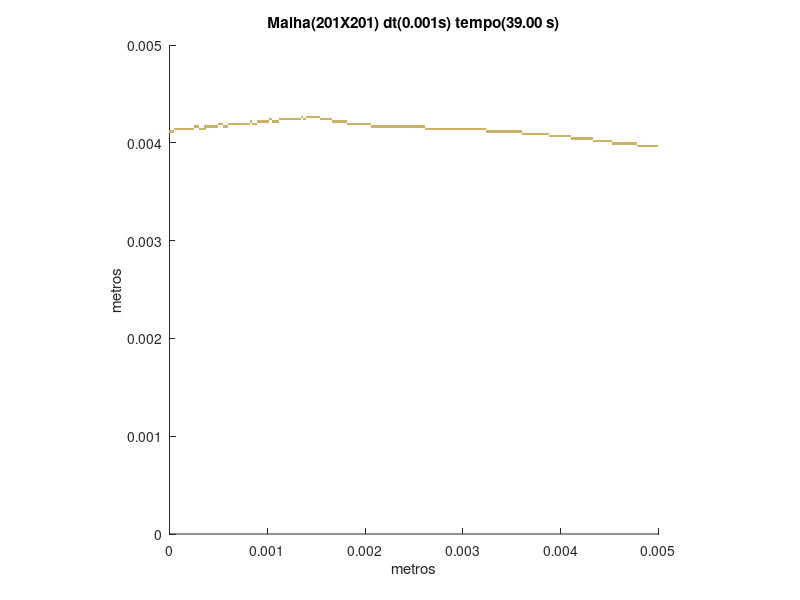

Source code (MATLAB):
set (gca,'PlotBoxAspectRatio',[1 1 1],'Xlim',[0,0.005],'Ylim',[0,0.005])
hold on
title('Malha(201X201) dt(0.001s) tempo(39.00 s)')
hold on
ylabel('metros')
hold on
xlabel('metros')
hold on

fill([0.00477611940298507 0.00477611940298507 0.00480099502487562 0.00480099502487562],[0.00395522388059701 0.00398009950248756 0.00398009950248756 0.00395522388059701],[0.8,0.7,0.4],'LineStyle','none')

fill([0.00480099502487562 0.00480099502487562 0.00482587064676617 0.00482587064676617],[0.00395522388059701 0.00398009950248756 0.00398009950248756 0.00395522388059701],[0.8,0.7,0.4],'LineStyle','none')

fill([0.00482587064676617 0.00482587064676617 0.00485074626865672 0.00485074626865672],[0.00395522388059701 0.00398009950248756 0.00398009950248756 0.00395522388059701],[0.8,0.7,0.4],'LineStyle','none')

fill([0.00485074626865672 0.00485074626865672 0.00487562189054726 0.00487562189054726],[0.00395522388059701 0.00398009950248756 0.00398009950248756 0.00395522388059701],[0.8,0.7,0.4],'LineStyle','none')

fill([0.00487562189054726 0.00487562189054726 0.00490049751243781 0.00490049751243781],[0.00395522388059701 0.00398009950248756 0.00398009950248756 0.00395522388059701],[0.8,0.7,0.4],'LineStyle','none')

fill([0.00490049751243781 0.00490049751243781 0.00492537313432836 0.00492537313432836],[0.00395522388059701 0.00398009950248756 0.00398009950248756 0.00395522388059701],[0.8,0.7,0.4],'LineStyle','none')

fill([0.00492537313432836 0.00492537313432836 0.00495024875621891 0.00495024875621891],[0.00395522388059701 0.00398009950248756 0.00398009950248756 0.00395522388059701],[0.8,0.7,0.4],'LineStyle','none')

fill([0.00495024875621891 0.00495024875621891 0.00497512437810945 0.00497512437810945],[0.00395522388059701 0.00398009950248756 0.00398009950248756 0.00395522388059701],[0.8,0.7,0.4],'LineStyle','none')

fill([0.00497512437810945 0.00497512437810945 0.005 0.005],[0.00395522388059701 0.00398009950248756 0.00398009950248756 0.00395522388059701],[0.8,0.7,0.4],'LineStyle','none')

fill([0.0045273631840796 0.0045273631840796 0.00455223880597015 0.00455223880597015],[0.00398009950248756 0.00400497512437811 0.00400497512437811 0.00398009950248756],[0.8,0.7,0.4],'LineStyle','none')

fill([0.00455223880597015 0.00455223880597015 0.0045771144278607 0.0045771144278607],[0.00398009950248756 0.00400497512437811 0.00400497512437811 0.00398009950248756],[0.8,0.7,0.4],'LineStyle','none')

fill([0.0045771144278607 0.0045771144278607 0.00460199004975124 0.00460199004975124],[0.00398009950248756 0.00400497512437811 0.00400497512437811 0.00398009950248756],[0.8,0.7,0.4],'LineStyle','none')

fill([0.00460199004975124 0.00460199004975124 0.00462686567164179 0.00462686567164179],[0.00398009950248756 0.00400497512437811 0.00400497512437811 0.00398009950248756],[0.8,0.7,0.4],'LineStyle','none')

fill([0.00462686567164179 0.00462686567164179 0.00465174129353234 0.00465174129353234],[0.00398009950248756 0.00400497512437811 0.00400497512437811 0.00398009950248756],[0.8,0.7,0.4],'LineStyle','none')

fill([0.00465174129353234 0.00465174129353234 0.00467661691542289 0.00467661691542289],[0.00398009950248756 0.00400497512437811 0.00400497512437811 0.00398009950248756],[0.8,0.7,0.4],'LineStyle','none')

fill([0.00467661691542289 0.00467661691542289 0.00470149253731343 0.00470149253731343],[0.00398009950248756 0.00400497512437811 0.00400497512437811 0.00398009950248756],[0.8,0.7,0.4],'LineStyle','none')

fill([0.00470149253731343 0.00470149253731343 0.00472636815920398 0.00472636815920398],[0.00398009950248756 0.00400497512437811 0.00400497512437811 0.00398009950248756],[0.8,0.7,0.4],'LineStyle','none')

fill([0.00472636815920398 0.00472636815920398 0.00475124378109453 0.00475124378109453],[0.00398009950248756 0.00400497512437811 0.00400497512437811 0.00398009950248756],[0.8,0.7,0.4],'LineStyle','none')

fill([0.00475124378109453 0.00475124378109453 0.00477611940298507 0.00477611940298507],[0.00398009950248756 0.00400497512437811 0.00400497512437811 0.00398009950248756],[0.8,0.7,0.4],'LineStyle','none')

fill([0.00432835820895522 0.00432835820895522 0.00435323383084577 0.00435323383084577],[0.00400497512437811 0.00402985074626866 0.00402985074626866 0.00400497512437811],[0.8,0.7,0.4],'LineStyle','none')

fill([0.00435323383084577 0.00435323383084577 0.00437810945273632 0.00437810945273632],[0.00400497512437811 0.00402985074626866 0.00402985074626866 0.00400497512437811],[0.8,0.7,0.4],'LineStyle','none')

fill([0.00437810945273632 0.00437810945273632 0.00440298507462687 0.00440298507462687],[0.00400497512437811 0.00402985074626866 0.00402985074626866 0.00400497512437811],[0.8,0.7,0.4],'LineStyle','none')

fill([0.00440298507462687 0.00440298507462687 0.00442786069651741 0.00442786069651741],[0.00400497512437811 0.00402985074626866 0.00402985074626866 0.00400497512437811],[0.8,0.7,0.4],'LineStyle','none')

fill([0.00442786069651741 0.00442786069651741 0.00445273631840796 0.00445273631840796],[0.00400497512437811 0.00402985074626866 0.00402985074626866 0.00400497512437811],[0.8,0.7,0.4],'LineStyle','none')

fill([0.00445273631840796 0.00445273631840796 0.00447761194029851 0.00447761194029851],[0.00400497512437811 0.00402985074626866 0.00402985074626866 0.00400497512437811],[0.8,0.7,0.4],'LineStyle','none')

fill([0.00447761194029851 0.00447761194029851 0.00450248756218905 0.00450248756218905],[0.00400497512437811 0.00402985074626866 0.00402985074626866 0.00400497512437811],[0.8,0.7,0.4],'LineStyle','none')

fill([0.00450248756218905 0.00450248756218905 0.0045273631840796 0.0045273631840796],[0.00400497512437811 0.00402985074626866 0.00402985074626866 0.00400497512437811],[0.8,0.7,0.4],'LineStyle','none')

fill([0.0041044776119403 0.0041044776119403 0.00412935323383085 0.00412935323383085],[0.00402985074626866 0.0040547263681592 0.0040547263681592 0.00402985074626866],[0.8,0.7,0.4],'LineStyle','none')

fill([0.00412935323383085 0.00412935323383085 0.00415422885572139 0.00415422885572139],[0.00402985074626866 0.0040547263681592 0.0040547263681592 0.00402985074626866],[0.8,0.7,0.4],'LineStyle','none')

fill([0.00415422885572139 0.00415422885572139 0.00417910447761194 0.00417910447761194],[0.00402985074626866 0.0040547263681592 0.0040547263681592 0.00402985074626866],[0.8,0.7,0.4],'LineStyle','none')

fill([0.00417910447761194 0.00417910447761194 0.00420398009950249 0.00420398009950249],[0.00402985074626866 0.0040547263681592 0.0040547263681592 0.00402985074626866],[0.8,0.7,0.4],'LineStyle','none')

fill([0.00420398009950249 0.00420398009950249 0.00422885572139303 0.00422885572139303],[0.00402985074626866 0.0040547263681592 0.0040547263681592 0.00402985074626866],[0.8,0.7,0.4],'LineStyle','none')

fill([0.00422885572139303 0.00422885572139303 0.00425373134328358 0.00425373134328358],[0.00402985074626866 0.0040547263681592 0.0040547263681592 0.00402985074626866],[0.8,0.7,0.4],'LineStyle','none')

fill([0.00425373134328358 0.00425373134328358 0.00427860696517413 0.00427860696517413],[0.00402985074626866 0.0040547263681592 0.0040547263681592 0.00402985074626866],[0.8,0.7,0.4],'LineStyle','none')

fill([0.00427860696517413 0.00427860696517413 0.00430348258706468 0.00430348258706468],[0.00402985074626866 0.0040547263681592 0.0040547263681592 0.00402985074626866],[0.8,0.7,0.4],'LineStyle','none')

fill([0.00430348258706468 0.00430348258706468 0.00432835820895522 0.00432835820895522],[0.00402985074626866 0.0040547263681592 0.0040547263681592 0.00402985074626866],[0.8,0.7,0.4],'LineStyle','none')

fill([0.00388059701492537 0.00388059701492537 0.00390547263681592 0.00390547263681592],[0.0040547263681592 0.00407960199004975 0.00407960199004975 0.0040547263681592],[0.8,0.7,0.4],'LineStyle','none')

fill([0.00390547263681592 0.00390547263681592 0.00393034825870647 0.00393034825870647],[0.0040547263681592 0.00407960199004975 0.00407960199004975 0.0040547263681592],[0.8,0.7,0.4],'LineStyle','none')

fill([0.00393034825870647 0.00393034825870647 0.00395522388059701 0.00395522388059701],[0.0040547263681592 0.00407960199004975 0.00407960199004975 0.0040547263681592],[0.8,0.7,0.4],'LineStyle','none')

fill([0.00395522388059701 0.00395522388059701 0.00398009950248756 0.00398009950248756],[0.0040547263681592 0.00407960199004975 0.00407960199004975 0.0040547263681592],[0.8,0.7,0.4],'LineStyle','none')

fill([0.00398009950248756 0.00398009950248756 0.00400497512437811 0.00400497512437811],[0.0040547263681592 0.00407960199004975 0.00407960199004975 0.0040547263681592],[0.8,0.7,0.4],'LineStyle','none')

fill([0.00400497512437811 0.00400497512437811 0.00402985074626866 0.00402985074626866],[0.0040547263681592 0.00407960199004975 0.00407960199004975 0.0040547263681592],[0.8,0.7,0.4],'LineStyle','none')

fill([0.00402985074626866 0.00402985074626866 0.0040547263681592 0.0040547263681592],[0.0040547263681592 0.00407960199004975 0.00407960199004975 0.0040547263681592],[0.8,0.7,0.4],'LineStyle','none')

fill([0.0040547263681592 0.0040547263681592 0.00407960199004975 0.00407960199004975],[0.0040547263681592 0.00407960199004975 0.00407960199004975 0.0040547263681592],[0.8,0.7,0.4],'LineStyle','none')

fill([0.00407960199004975 0.00407960199004975 0.0041044776119403 0.0041044776119403],[0.0040547263681592 0.00407960199004975 0.00407960199004975 0.0040547263681592],[0.8,0.7,0.4],'LineStyle','none')

fill([0.00360696517412935 0.00360696517412935 0.0036318407960199 0.0036318407960199],[0.00407960199004975 0.0041044776119403 0.0041044776119403 0.00407960199004975],[0.8,0.7,0.4],'LineStyle','none')

fill([0.0036318407960199 0.0036318407960199 0.00365671641791045 0.00365671641791045],[0.00407960199004975 0.0041044776119403 0.0041044776119403 0.00407960199004975],[0.8,0.7,0.4],'LineStyle','none')

fill([0.00365671641791045 0.00365671641791045 0.003681592039801 0.003681592039801],[0.00407960199004975 0.0041044776119403 0.0041044776119403 0.00407960199004975],[0.8,0.7,0.4],'LineStyle','none')

fill([0.003681592039801 0.003681592039801 0.00370646766169154 0.00370646766169154],[0.00407960199004975 0.0041044776119403 0.0041044776119403 0.00407960199004975],[0.8,0.7,0.4],'LineStyle','none')

fill([0.00370646766169154 0.00370646766169154 0.00373134328358209 0.00373134328358209],[0.00407960199004975 0.0041044776119403 0.0041044776119403 0.00407960199004975],[0.8,0.7,0.4],'LineStyle','none')

fill([0.00373134328358209 0.00373134328358209 0.00375621890547264 0.00375621890547264],[0.00407960199004975 0.0041044776119403 0.0041044776119403 0.00407960199004975],[0.8,0.7,0.4],'LineStyle','none')

fill([0.00375621890547264 0.00375621890547264 0.00378109452736318 0.00378109452736318],[0.00407960199004975 0.0041044776119403 0.0041044776119403 0.00407960199004975],[0.8,0.7,0.4],'LineStyle','none')

fill([0.00378109452736318 0.00378109452736318 0.00380597014925373 0.00380597014925373],[0.00407960199004975 0.0041044776119403 0.0041044776119403 0.00407960199004975],[0.8,0.7,0.4],'LineStyle','none')

fill([0.00380597014925373 0.00380597014925373 0.00383084577114428 0.00383084577114428],[0.00407960199004975 0.0041044776119403 0.0041044776119403 0.00407960199004975],[0.8,0.7,0.4],'LineStyle','none')

fill([0.00383084577114428 0.00383084577114428 0.00385572139303483 0.00385572139303483],[0.00407960199004975 0.0041044776119403 0.0041044776119403 0.00407960199004975],[0.8,0.7,0.4],'LineStyle','none')

fill([0.00385572139303483 0.00385572139303483 0.00388059701492537 0.00388059701492537],[0.00407960199004975 0.0041044776119403 0.0041044776119403 0.00407960199004975],[0.8,0.7,0.4],'LineStyle','none')

fill([0 0 2.48756218905473E-05 2.48756218905473E-05],[0.0041044776119403 0.00412935323383085 0.00412935323383085 0.0041044776119403],[0.8,0.7,0.4],'LineStyle','none')

fill([2.48756218905473E-05 2.48756218905473E-05 4.97512437810945E-05 4.97512437810945E-05],[0.0041044776119403 0.00412935323383085 0.00412935323383085 0.0041044776119403],[0.8,0.7,0.4],'LineStyle','none')

fill([0.00323383084577114 0.00323383084577114 0.00325870646766169 0.00325870646766169],[0.0041044776119403 0.00412935323383085 0.00412935323383085 0.0041044776119403],[0.8,0.7,0.4],'LineStyle','none')

fill([0.00325870646766169 0.00325870646766169 0.00328358208955224 0.00328358208955224],[0.0041044776119403 0.00412935323383085 0.00412935323383085 0.0041044776119403],[0.8,0.7,0.4],'LineStyle','none')

fill([0.00328358208955224 0.00328358208955224 0.00330845771144279 0.00330845771144279],[0.0041044776119403 0.00412935323383085 0.00412935323383085 0.0041044776119403],[0.8,0.7,0.4],'LineStyle','none')

fill([0.00330845771144279 0.00330845771144279 0.00333333333333333 0.00333333333333333],[0.0041044776119403 0.00412935323383085 0.00412935323383085 0.0041044776119403],[0.8,0.7,0.4],'LineStyle','none')

fill([0.00333333333333333 0.00333333333333333 0.00335820895522388 0.00335820895522388],[0.0041044776119403 0.00412935323383085 0.00412935323383085 0.0041044776119403],[0.8,0.7,0.4],'LineStyle','none')

fill([0.00335820895522388 0.00335820895522388 0.00338308457711443 0.00338308457711443],[0.0041044776119403 0.00412935323383085 0.00412935323383085 0.0041044776119403],[0.8,0.7,0.4],'LineStyle','none')

fill([0.00338308457711443 0.00338308457711443 0.00340796019900498 0.00340796019900498],[0.0041044776119403 0.00412935323383085 0.00412935323383085 0.0041044776119403],[0.8,0.7,0.4],'LineStyle','none')

fill([0.00340796019900498 0.00340796019900498 0.00343283582089552 0.00343283582089552],[0.0041044776119403 0.00412935323383085 0.00412935323383085 0.0041044776119403],[0.8,0.7,0.4],'LineStyle','none')

fill([0.00343283582089552 0.00343283582089552 0.00345771144278607 0.00345771144278607],[0.0041044776119403 0.00412935323383085 0.00412935323383085 0.0041044776119403],[0.8,0.7,0.4],'LineStyle','none')

fill([0.00345771144278607 0.00345771144278607 0.00348258706467662 0.00348258706467662],[0.0041044776119403 0.00412935323383085 0.00412935323383085 0.0041044776119403],[0.8,0.7,0.4],'LineStyle','none')

fill([0.00348258706467662 0.00348258706467662 0.00350746268656716 0.00350746268656716],[0.0041044776119403 0.00412935323383085 0.00412935323383085 0.0041044776119403],[0.8,0.7,0.4],'LineStyle','none')

fill([0.00350746268656716 0.00350746268656716 0.00353233830845771 0.00353233830845771],[0.0041044776119403 0.00412935323383085 0.00412935323383085 0.0041044776119403],[0.8,0.7,0.4],'LineStyle','none')

fill([0.00353233830845771 0.00353233830845771 0.00355721393034826 0.00355721393034826],[0.0041044776119403 0.00412935323383085 0.00412935323383085 0.0041044776119403],[0.8,0.7,0.4],'LineStyle','none')

fill([0.00355721393034826 0.00355721393034826 0.00358208955223881 0.00358208955223881],[0.0041044776119403 0.00412935323383085 0.00412935323383085 0.0041044776119403],[0.8,0.7,0.4],'LineStyle','none')

fill([0.00358208955223881 0.00358208955223881 0.00360696517412935 0.00360696517412935],[0.0041044776119403 0.00412935323383085 0.00412935323383085 0.0041044776119403],[0.8,0.7,0.4],'LineStyle','none')

fill([4.97512437810945E-05 4.97512437810945E-05 7.46268656716418E-05 7.46268656716418E-05],[0.00412935323383085 0.00415422885572139 0.00415422885572139 0.00412935323383085],[0.8,0.7,0.4],'LineStyle','none')

fill([7.46268656716418E-05 7.46268656716418E-05 9.95024875621891E-05 9.95024875621891E-05],[0.00412935323383085 0.00415422885572139 0.00415422885572139 0.00412935323383085],[0.8,0.7,0.4],'LineStyle','none')

fill([9.95024875621891E-05 9.95024875621891E-05 0.000124378109452736 0.000124378109452736],[0.00412935323383085 0.00415422885572139 0.00415422885572139 0.00412935323383085],[0.8,0.7,0.4],'LineStyle','none')

fill([0.000124378109452736 0.000124378109452736 0.000149253731343284 0.000149253731343284],[0.00412935323383085 0.00415422885572139 0.00415422885572139 0.00412935323383085],[0.8,0.7,0.4],'LineStyle','none')

fill([0.000149253731343284 0.000149253731343284 0.000174129353233831 0.000174129353233831],[0.00412935323383085 0.00415422885572139 0.00415422885572139 0.00412935323383085],[0.8,0.7,0.4],'LineStyle','none')

fill([0.000174129353233831 0.000174129353233831 0.000199004975124378 0.000199004975124378],[0.00412935323383085 0.00415422885572139 0.00415422885572139 0.00412935323383085],[0.8,0.7,0.4],'LineStyle','none')

fill([0.000199004975124378 0.000199004975124378 0.000223880597014925 0.000223880597014925],[0.00412935323383085 0.00415422885572139 0.00415422885572139 0.00412935323383085],[0.8,0.7,0.4],'LineStyle','none')

fill([0.000223880597014925 0.000223880597014925 0.000248756218905473 0.000248756218905473],[0.00412935323383085 0.00415422885572139 0.00415422885572139 0.00412935323383085],[0.8,0.7,0.4],'LineStyle','none')

fill([0.000298507462686567 0.000298507462686567 0.000323383084577114 0.000323383084577114],[0.00412935323383085 0.00415422885572139 0.00415422885572139 0.00412935323383085],[0.8,0.7,0.4],'LineStyle','none')

fill([0.000323383084577114 0.000323383084577114 0.000348258706467662 0.000348258706467662],[0.00412935323383085 0.00415422885572139 0.00415422885572139 0.00412935323383085],[0.8,0.7,0.4],'LineStyle','none')

fill([0.000348258706467662 0.000348258706467662 0.000373134328358209 0.000373134328358209],[0.00412935323383085 0.00415422885572139 0.00415422885572139 0.00412935323383085],[0.8,0.7,0.4],'LineStyle','none')

fill([0.00261194029850746 0.00261194029850746 0.00263681592039801 0.00263681592039801],[0.00412935323383085 0.00415422885572139 0.00415422885572139 0.00412935323383085],[0.8,0.7,0.4],'LineStyle','none')

fill([0.00263681592039801 0.00263681592039801 0.00266169154228856 0.00266169154228856],[0.00412935323383085 0.00415422885572139 0.00415422885572139 0.00412935323383085],[0.8,0.7,0.4],'LineStyle','none')

fill([0.00266169154228856 0.00266169154228856 0.0026865671641791 0.0026865671641791],[0.00412935323383085 0.00415422885572139 0.00415422885572139 0.00412935323383085],[0.8,0.7,0.4],'LineStyle','none')

fill([0.0026865671641791 0.0026865671641791 0.00271144278606965 0.00271144278606965],[0.00412935323383085 0.00415422885572139 0.00415422885572139 0.00412935323383085],[0.8,0.7,0.4],'LineStyle','none')

fill([0.00271144278606965 0.00271144278606965 0.0027363184079602 0.0027363184079602],[0.00412935323383085 0.00415422885572139 0.00415422885572139 0.00412935323383085],[0.8,0.7,0.4],'LineStyle','none')

fill([0.0027363184079602 0.0027363184079602 0.00276119402985075 0.00276119402985075],[0.00412935323383085 0.00415422885572139 0.00415422885572139 0.00412935323383085],[0.8,0.7,0.4],'LineStyle','none')

fill([0.00276119402985075 0.00276119402985075 0.00278606965174129 0.00278606965174129],[0.00412935323383085 0.00415422885572139 0.00415422885572139 0.00412935323383085],[0.8,0.7,0.4],'LineStyle','none')

fill([0.00278606965174129 0.00278606965174129 0.00281094527363184 0.00281094527363184],[0.00412935323383085 0.00415422885572139 0.00415422885572139 0.00412935323383085],[0.8,0.7,0.4],'LineStyle','none')

fill([0.00281094527363184 0.00281094527363184 0.00283582089552239 0.00283582089552239],[0.00412935323383085 0.00415422885572139 0.00415422885572139 0.00412935323383085],[0.8,0.7,0.4],'LineStyle','none')

fill([0.00283582089552239 0.00283582089552239 0.00286069651741294 0.00286069651741294],[0.00412935323383085 0.00415422885572139 0.00415422885572139 0.00412935323383085],[0.8,0.7,0.4],'LineStyle','none')

fill([0.00286069651741294 0.00286069651741294 0.00288557213930348 0.00288557213930348],[0.00412935323383085 0.00415422885572139 0.00415422885572139 0.00412935323383085],[0.8,0.7,0.4],'LineStyle','none')

fill([0.00288557213930348 0.00288557213930348 0.00291044776119403 0.00291044776119403],[0.00412935323383085 0.00415422885572139 0.00415422885572139 0.00412935323383085],[0.8,0.7,0.4],'LineStyle','none')

fill([0.00291044776119403 0.00291044776119403 0.00293532338308458 0.00293532338308458],[0.00412935323383085 0.00415422885572139 0.00415422885572139 0.00412935323383085],[0.8,0.7,0.4],'LineStyle','none')

fill([0.00293532338308458 0.00293532338308458 0.00296019900497512 0.00296019900497512],[0.00412935323383085 0.00415422885572139 0.00415422885572139 0.00412935323383085],[0.8,0.7,0.4],'LineStyle','none')

fill([0.00296019900497512 0.00296019900497512 0.00298507462686567 0.00298507462686567],[0.00412935323383085 0.00415422885572139 0.00415422885572139 0.00412935323383085],[0.8,0.7,0.4],'LineStyle','none')

fill([0.00298507462686567 0.00298507462686567 0.00300995024875622 0.00300995024875622],[0.00412935323383085 0.00415422885572139 0.00415422885572139 0.00412935323383085],[0.8,0.7,0.4],'LineStyle','none')

fill([0.00300995024875622 0.00300995024875622 0.00303482587064677 0.00303482587064677],[0.00412935323383085 0.00415422885572139 0.00415422885572139 0.00412935323383085],[0.8,0.7,0.4],'LineStyle','none')

fill([0.00303482587064677 0.00303482587064677 0.00305970149253731 0.00305970149253731],[0.00412935323383085 0.00415422885572139 0.00415422885572139 0.00412935323383085],[0.8,0.7,0.4],'LineStyle','none')

fill([0.00305970149253731 0.00305970149253731 0.00308457711442786 0.00308457711442786],[0.00412935323383085 0.00415422885572139 0.00415422885572139 0.00412935323383085],[0.8,0.7,0.4],'LineStyle','none')

fill([0.00308457711442786 0.00308457711442786 0.00310945273631841 0.00310945273631841],[0.00412935323383085 0.00415422885572139 0.00415422885572139 0.00412935323383085],[0.8,0.7,0.4],'LineStyle','none')

fill([0.00310945273631841 0.00310945273631841 0.00313432835820896 0.00313432835820896],[0.00412935323383085 0.00415422885572139 0.00415422885572139 0.00412935323383085],[0.8,0.7,0.4],'LineStyle','none')

fill([0.00313432835820896 0.00313432835820896 0.0031592039800995 0.0031592039800995],[0.00412935323383085 0.00415422885572139 0.00415422885572139 0.00412935323383085],[0.8,0.7,0.4],'LineStyle','none')

fill([0.0031592039800995 0.0031592039800995 0.00318407960199005 0.00318407960199005],[0.00412935323383085 0.00415422885572139 0.00415422885572139 0.00412935323383085],[0.8,0.7,0.4],'LineStyle','none')

fill([0.00318407960199005 0.00318407960199005 0.0032089552238806 0.0032089552238806],[0.00412935323383085 0.00415422885572139 0.00415422885572139 0.00412935323383085],[0.8,0.7,0.4],'LineStyle','none')

fill([0.0032089552238806 0.0032089552238806 0.00323383084577114 0.00323383084577114],[0.00412935323383085 0.00415422885572139 0.00415422885572139 0.00412935323383085],[0.8,0.7,0.4],'LineStyle','none')

fill([0.000248756218905473 0.000248756218905473 0.00027363184079602 0.00027363184079602],[0.00415422885572139 0.00417910447761194 0.00417910447761194 0.00415422885572139],[0.8,0.7,0.4],'LineStyle','none')

fill([0.00027363184079602 0.00027363184079602 0.000298507462686567 0.000298507462686567],[0.00415422885572139 0.00417910447761194 0.00417910447761194 0.00415422885572139],[0.8,0.7,0.4],'LineStyle','none')

fill([0.000348258706467662 0.000348258706467662 0.000373134328358209 0.000373134328358209],[0.00415422885572139 0.00417910447761194 0.00417910447761194 0.00415422885572139],[0.8,0.7,0.4],'LineStyle','none')

fill([0.000373134328358209 0.000373134328358209 0.000398009950248756 0.000398009950248756],[0.00415422885572139 0.00417910447761194 0.00417910447761194 0.00415422885572139],[0.8,0.7,0.4],'LineStyle','none')

fill([0.000398009950248756 0.000398009950248756 0.000422885572139303 0.000422885572139303],[0.00415422885572139 0.00417910447761194 0.00417910447761194 0.00415422885572139],[0.8,0.7,0.4],'LineStyle','none')

fill([0.000422885572139303 0.000422885572139303 0.000447761194029851 0.000447761194029851],[0.00415422885572139 0.00417910447761194 0.00417910447761194 0.00415422885572139],[0.8,0.7,0.4],'LineStyle','none')

fill([0.000447761194029851 0.000447761194029851 0.000472636815920398 0.000472636815920398],[0.00415422885572139 0.00417910447761194 0.00417910447761194 0.00415422885572139],[0.8,0.7,0.4],'LineStyle','none')

fill([0.000472636815920398 0.000472636815920398 0.000497512437810945 0.000497512437810945],[0.00415422885572139 0.00417910447761194 0.00417910447761194 0.00415422885572139],[0.8,0.7,0.4],'LineStyle','none')

fill([0.00054726368159204 0.00054726368159204 0.000572139303482587 0.000572139303482587],[0.00415422885572139 0.00417910447761194 0.00417910447761194 0.00415422885572139],[0.8,0.7,0.4],'LineStyle','none')

fill([0.000572139303482587 0.000572139303482587 0.000597014925373134 0.000597014925373134],[0.00415422885572139 0.00417910447761194 0.00417910447761194 0.00415422885572139],[0.8,0.7,0.4],'LineStyle','none')

fill([0.00206467661691542 0.00206467661691542 0.00208955223880597 0.00208955223880597],[0.00415422885572139 0.00417910447761194 0.00417910447761194 0.00415422885572139],[0.8,0.7,0.4],'LineStyle','none')

fill([0.00208955223880597 0.00208955223880597 0.00211442786069652 0.00211442786069652],[0.00415422885572139 0.00417910447761194 0.00417910447761194 0.00415422885572139],[0.8,0.7,0.4],'LineStyle','none')

fill([0.00211442786069652 0.00211442786069652 0.00213930348258706 0.00213930348258706],[0.00415422885572139 0.00417910447761194 0.00417910447761194 0.00415422885572139],[0.8,0.7,0.4],'LineStyle','none')

fill([0.00213930348258706 0.00213930348258706 0.00216417910447761 0.00216417910447761],[0.00415422885572139 0.00417910447761194 0.00417910447761194 0.00415422885572139],[0.8,0.7,0.4],'LineStyle','none')

fill([0.00216417910447761 0.00216417910447761 0.00218905472636816 0.00218905472636816],[0.00415422885572139 0.00417910447761194 0.00417910447761194 0.00415422885572139],[0.8,0.7,0.4],'LineStyle','none')

fill([0.00218905472636816 0.00218905472636816 0.00221393034825871 0.00221393034825871],[0.00415422885572139 0.00417910447761194 0.00417910447761194 0.00415422885572139],[0.8,0.7,0.4],'LineStyle','none')

fill([0.00221393034825871 0.00221393034825871 0.00223880597014925 0.00223880597014925],[0.00415422885572139 0.00417910447761194 0.00417910447761194 0.00415422885572139],[0.8,0.7,0.4],'LineStyle','none')

fill([0.00223880597014925 0.00223880597014925 0.0022636815920398 0.0022636815920398],[0.00415422885572139 0.00417910447761194 0.00417910447761194 0.00415422885572139],[0.8,0.7,0.4],'LineStyle','none')

fill([0.0022636815920398 0.0022636815920398 0.00228855721393035 0.00228855721393035],[0.00415422885572139 0.00417910447761194 0.00417910447761194 0.00415422885572139],[0.8,0.7,0.4],'LineStyle','none')

fill([0.00228855721393035 0.00228855721393035 0.0023134328358209 0.0023134328358209],[0.00415422885572139 0.00417910447761194 0.00417910447761194 0.00415422885572139],[0.8,0.7,0.4],'LineStyle','none')

fill([0.0023134328358209 0.0023134328358209 0.00233830845771144 0.00233830845771144],[0.00415422885572139 0.00417910447761194 0.00417910447761194 0.00415422885572139],[0.8,0.7,0.4],'LineStyle','none')

fill([0.00233830845771144 0.00233830845771144 0.00236318407960199 0.00236318407960199],[0.00415422885572139 0.00417910447761194 0.00417910447761194 0.00415422885572139],[0.8,0.7,0.4],'LineStyle','none')

fill([0.00236318407960199 0.00236318407960199 0.00238805970149254 0.00238805970149254],[0.00415422885572139 0.00417910447761194 0.00417910447761194 0.00415422885572139],[0.8,0.7,0.4],'LineStyle','none')

fill([0.00238805970149254 0.00238805970149254 0.00241293532338308 0.00241293532338308],[0.00415422885572139 0.00417910447761194 0.00417910447761194 0.00415422885572139],[0.8,0.7,0.4],'LineStyle','none')

fill([0.00241293532338308 0.00241293532338308 0.00243781094527363 0.00243781094527363],[0.00415422885572139 0.00417910447761194 0.00417910447761194 0.00415422885572139],[0.8,0.7,0.4],'LineStyle','none')

fill([0.00243781094527363 0.00243781094527363 0.00246268656716418 0.00246268656716418],[0.00415422885572139 0.00417910447761194 0.00417910447761194 0.00415422885572139],[0.8,0.7,0.4],'LineStyle','none')

fill([0.00246268656716418 0.00246268656716418 0.00248756218905473 0.00248756218905473],[0.00415422885572139 0.00417910447761194 0.00417910447761194 0.00415422885572139],[0.8,0.7,0.4],'LineStyle','none')

fill([0.00248756218905473 0.00248756218905473 0.00251243781094527 0.00251243781094527],[0.00415422885572139 0.00417910447761194 0.00417910447761194 0.00415422885572139],[0.8,0.7,0.4],'LineStyle','none')

fill([0.00251243781094527 0.00251243781094527 0.00253731343283582 0.00253731343283582],[0.00415422885572139 0.00417910447761194 0.00417910447761194 0.00415422885572139],[0.8,0.7,0.4],'LineStyle','none')

fill([0.00253731343283582 0.00253731343283582 0.00256218905472637 0.00256218905472637],[0.00415422885572139 0.00417910447761194 0.00417910447761194 0.00415422885572139],[0.8,0.7,0.4],'LineStyle','none')

fill([0.00256218905472637 0.00256218905472637 0.00258706467661692 0.00258706467661692],[0.00415422885572139 0.00417910447761194 0.00417910447761194 0.00415422885572139],[0.8,0.7,0.4],'LineStyle','none')

fill([0.00258706467661692 0.00258706467661692 0.00261194029850746 0.00261194029850746],[0.00415422885572139 0.00417910447761194 0.00417910447761194 0.00415422885572139],[0.8,0.7,0.4],'LineStyle','none')

fill([0.000497512437810945 0.000497512437810945 0.000522388059701492 0.000522388059701492],[0.00417910447761194 0.00420398009950249 0.00420398009950249 0.00417910447761194],[0.8,0.7,0.4],'LineStyle','none')

fill([0.000522388059701492 0.000522388059701492 0.00054726368159204 0.00054726368159204],[0.00417910447761194 0.00420398009950249 0.00420398009950249 0.00417910447761194],[0.8,0.7,0.4],'LineStyle','none')

fill([0.000597014925373134 0.000597014925373134 0.000621890547263682 0.000621890547263682],[0.00417910447761194 0.00420398009950249 0.00420398009950249 0.00417910447761194],[0.8,0.7,0.4],'LineStyle','none')

fill([0.000621890547263682 0.000621890547263682 0.000646766169154229 0.000646766169154229],[0.00417910447761194 0.00420398009950249 0.00420398009950249 0.00417910447761194],[0.8,0.7,0.4],'LineStyle','none')

fill([0.000646766169154229 0.000646766169154229 0.000671641791044776 0.000671641791044776],[0.00417910447761194 0.00420398009950249 0.00420398009950249 0.00417910447761194],[0.8,0.7,0.4],'LineStyle','none')

fill([0.000671641791044776 0.000671641791044776 0.000696517412935323 0.000696517412935323],[0.00417910447761194 0.00420398009950249 0.00420398009950249 0.00417910447761194],[0.8,0.7,0.4],'LineStyle','none')

fill([0.000696517412935323 0.000696517412935323 0.000721393034825871 0.000721393034825871],[0.00417910447761194 0.00420398009950249 0.00420398009950249 0.00417910447761194],[0.8,0.7,0.4],'LineStyle','none')

fill([0.000721393034825871 0.000721393034825871 0.000746268656716418 0.000746268656716418],[0.00417910447761194 0.00420398009950249 0.00420398009950249 0.00417910447761194],[0.8,0.7,0.4],'LineStyle','none')

fill([0.000746268656716418 0.000746268656716418 0.000771144278606965 0.000771144278606965],[0.00417910447761194 0.00420398009950249 0.00420398009950249 0.00417910447761194],[0.8,0.7,0.4],'LineStyle','none')

fill([0.000771144278606965 0.000771144278606965 0.000796019900497512 0.000796019900497512],[0.00417910447761194 0.00420398009950249 0.00420398009950249 0.00417910447761194],[0.8,0.7,0.4],'LineStyle','none')

fill([0.000796019900497512 0.000796019900497512 0.00082089552238806 0.00082089552238806],[0.00417910447761194 0.00420398009950249 0.00420398009950249 0.00417910447761194],[0.8,0.7,0.4],'LineStyle','none')

fill([0.000845771144278607 0.000845771144278607 0.000870646766169154 0.000870646766169154],[0.00417910447761194 0.00420398009950249 0.00420398009950249 0.00417910447761194],[0.8,0.7,0.4],'LineStyle','none')

fill([0.000870646766169154 0.000870646766169154 0.000895522388059702 0.000895522388059702],[0.00417910447761194 0.00420398009950249 0.00420398009950249 0.00417910447761194],[0.8,0.7,0.4],'LineStyle','none')

fill([0.00181592039800995 0.00181592039800995 0.0018407960199005 0.0018407960199005],[0.00417910447761194 0.00420398009950249 0.00420398009950249 0.00417910447761194],[0.8,0.7,0.4],'LineStyle','none')

fill([0.0018407960199005 0.0018407960199005 0.00186567164179104 0.00186567164179104],[0.00417910447761194 0.00420398009950249 0.00420398009950249 0.00417910447761194],[0.8,0.7,0.4],'LineStyle','none')

fill([0.00186567164179104 0.00186567164179104 0.00189054726368159 0.00189054726368159],[0.00417910447761194 0.00420398009950249 0.00420398009950249 0.00417910447761194],[0.8,0.7,0.4],'LineStyle','none')

fill([0.00189054726368159 0.00189054726368159 0.00191542288557214 0.00191542288557214],[0.00417910447761194 0.00420398009950249 0.00420398009950249 0.00417910447761194],[0.8,0.7,0.4],'LineStyle','none')

fill([0.00191542288557214 0.00191542288557214 0.00194029850746269 0.00194029850746269],[0.00417910447761194 0.00420398009950249 0.00420398009950249 0.00417910447761194],[0.8,0.7,0.4],'LineStyle','none')

fill([0.00194029850746269 0.00194029850746269 0.00196517412935323 0.00196517412935323],[0.00417910447761194 0.00420398009950249 0.00420398009950249 0.00417910447761194],[0.8,0.7,0.4],'LineStyle','none')

fill([0.00196517412935323 0.00196517412935323 0.00199004975124378 0.00199004975124378],[0.00417910447761194 0.00420398009950249 0.00420398009950249 0.00417910447761194],[0.8,0.7,0.4],'LineStyle','none')

fill([0.00199004975124378 0.00199004975124378 0.00201492537313433 0.00201492537313433],[0.00417910447761194 0.00420398009950249 0.00420398009950249 0.00417910447761194],[0.8,0.7,0.4],'LineStyle','none')

fill([0.00201492537313433 0.00201492537313433 0.00203980099502488 0.00203980099502488],[0.00417910447761194 0.00420398009950249 0.00420398009950249 0.00417910447761194],[0.8,0.7,0.4],'LineStyle','none')

fill([0.00203980099502488 0.00203980099502488 0.00206467661691542 0.00206467661691542],[0.00417910447761194 0.00420398009950249 0.00420398009950249 0.00417910447761194],[0.8,0.7,0.4],'LineStyle','none')

fill([0.00082089552238806 0.00082089552238806 0.000845771144278607 0.000845771144278607],[0.00420398009950249 0.00422885572139303 0.00422885572139303 0.00420398009950249],[0.8,0.7,0.4],'LineStyle','none')

fill([0.000895522388059702 0.000895522388059702 0.000920398009950249 0.000920398009950249],[0.00420398009950249 0.00422885572139303 0.00422885572139303 0.00420398009950249],[0.8,0.7,0.4],'LineStyle','none')

fill([0.000920398009950249 0.000920398009950249 0.000945273631840796 0.000945273631840796],[0.00420398009950249 0.00422885572139303 0.00422885572139303 0.00420398009950249],[0.8,0.7,0.4],'LineStyle','none')

fill([0.000945273631840796 0.000945273631840796 0.000970149253731343 0.000970149253731343],[0.00420398009950249 0.00422885572139303 0.00422885572139303 0.00420398009950249],[0.8,0.7,0.4],'LineStyle','none')

fill([0.000970149253731343 0.000970149253731343 0.00099502487562189 0.00099502487562189],[0.00420398009950249 0.00422885572139303 0.00422885572139303 0.00420398009950249],[0.8,0.7,0.4],'LineStyle','none')

fill([0.00099502487562189 0.00099502487562189 0.00101990049751244 0.00101990049751244],[0.00420398009950249 0.00422885572139303 0.00422885572139303 0.00420398009950249],[0.8,0.7,0.4],'LineStyle','none')

fill([0.00104477611940298 0.00104477611940298 0.00106965174129353 0.00106965174129353],[0.00420398009950249 0.00422885572139303 0.00422885572139303 0.00420398009950249],[0.8,0.7,0.4],'LineStyle','none')

fill([0.00106965174129353 0.00106965174129353 0.00109452736318408 0.00109452736318408],[0.00420398009950249 0.00422885572139303 0.00422885572139303 0.00420398009950249],[0.8,0.7,0.4],'LineStyle','none')

fill([0.00109452736318408 0.00109452736318408 0.00111940298507463 0.00111940298507463],[0.00420398009950249 0.00422885572139303 0.00422885572139303 0.00420398009950249],[0.8,0.7,0.4],'LineStyle','none')

fill([0.00166666666666667 0.00166666666666667 0.00169154228855721 0.00169154228855721],[0.00420398009950249 0.00422885572139303 0.00422885572139303 0.00420398009950249],[0.8,0.7,0.4],'LineStyle','none')

fill([0.00169154228855721 0.00169154228855721 0.00171641791044776 0.00171641791044776],[0.00420398009950249 0.00422885572139303 0.00422885572139303 0.00420398009950249],[0.8,0.7,0.4],'LineStyle','none')

fill([0.00171641791044776 0.00171641791044776 0.00174129353233831 0.00174129353233831],[0.00420398009950249 0.00422885572139303 0.00422885572139303 0.00420398009950249],[0.8,0.7,0.4],'LineStyle','none')

fill([0.00174129353233831 0.00174129353233831 0.00176616915422886 0.00176616915422886],[0.00420398009950249 0.00422885572139303 0.00422885572139303 0.00420398009950249],[0.8,0.7,0.4],'LineStyle','none')

fill([0.00176616915422886 0.00176616915422886 0.0017910447761194 0.0017910447761194],[0.00420398009950249 0.00422885572139303 0.00422885572139303 0.00420398009950249],[0.8,0.7,0.4],'LineStyle','none')

fill([0.0017910447761194 0.0017910447761194 0.00181592039800995 0.00181592039800995],[0.00420398009950249 0.00422885572139303 0.00422885572139303 0.00420398009950249],[0.8,0.7,0.4],'LineStyle','none')

fill([0.00101990049751244 0.00101990049751244 0.00104477611940298 0.00104477611940298],[0.00422885572139303 0.00425373134328358 0.00425373134328358 0.00422885572139303],[0.8,0.7,0.4],'LineStyle','none')

fill([0.00111940298507463 0.00111940298507463 0.00114427860696517 0.00114427860696517],[0.00422885572139303 0.00425373134328358 0.00425373134328358 0.00422885572139303],[0.8,0.7,0.4],'LineStyle','none')

fill([0.00114427860696517 0.00114427860696517 0.00116915422885572 0.00116915422885572],[0.00422885572139303 0.00425373134328358 0.00425373134328358 0.00422885572139303],[0.8,0.7,0.4],'LineStyle','none')

fill([0.00116915422885572 0.00116915422885572 0.00119402985074627 0.00119402985074627],[0.00422885572139303 0.00425373134328358 0.00425373134328358 0.00422885572139303],[0.8,0.7,0.4],'LineStyle','none')

fill([0.00119402985074627 0.00119402985074627 0.00121890547263682 0.00121890547263682],[0.00422885572139303 0.00425373134328358 0.00425373134328358 0.00422885572139303],[0.8,0.7,0.4],'LineStyle','none')

fill([0.00121890547263682 0.00121890547263682 0.00124378109452736 0.00124378109452736],[0.00422885572139303 0.00425373134328358 0.00425373134328358 0.00422885572139303],[0.8,0.7,0.4],'LineStyle','none')

fill([0.00124378109452736 0.00124378109452736 0.00126865671641791 0.00126865671641791],[0.00422885572139303 0.00425373134328358 0.00425373134328358 0.00422885572139303],[0.8,0.7,0.4],'LineStyle','none')

fill([0.00126865671641791 0.00126865671641791 0.00129353233830846 0.00129353233830846],[0.00422885572139303 0.00425373134328358 0.00425373134328358 0.00422885572139303],[0.8,0.7,0.4],'LineStyle','none')

fill([0.00129353233830846 0.00129353233830846 0.001318407960199 0.001318407960199],[0.00422885572139303 0.00425373134328358 0.00425373134328358 0.00422885572139303],[0.8,0.7,0.4],'LineStyle','none')

fill([0.001318407960199 0.001318407960199 0.00134328358208955 0.00134328358208955],[0.00422885572139303 0.00425373134328358 0.00425373134328358 0.00422885572139303],[0.8,0.7,0.4],'LineStyle','none')

fill([0.0013681592039801 0.0013681592039801 0.00139303482587065 0.00139303482587065],[0.00422885572139303 0.00425373134328358 0.00425373134328358 0.00422885572139303],[0.8,0.7,0.4],'LineStyle','none')

fill([0.00154228855721393 0.00154228855721393 0.00156716417910448 0.00156716417910448],[0.00422885572139303 0.00425373134328358 0.00425373134328358 0.00422885572139303],[0.8,0.7,0.4],'LineStyle','none')

fill([0.00156716417910448 0.00156716417910448 0.00159203980099502 0.00159203980099502],[0.00422885572139303 0.00425373134328358 0.00425373134328358 0.00422885572139303],[0.8,0.7,0.4],'LineStyle','none')

fill([0.00159203980099502 0.00159203980099502 0.00161691542288557 0.00161691542288557],[0.00422885572139303 0.00425373134328358 0.00425373134328358 0.00422885572139303],[0.8,0.7,0.4],'LineStyle','none')

fill([0.00161691542288557 0.00161691542288557 0.00164179104477612 0.00164179104477612],[0.00422885572139303 0.00425373134328358 0.00425373134328358 0.00422885572139303],[0.8,0.7,0.4],'LineStyle','none')

fill([0.00164179104477612 0.00164179104477612 0.00166666666666667 0.00166666666666667],[0.00422885572139303 0.00425373134328358 0.00425373134328358 0.00422885572139303],[0.8,0.7,0.4],'LineStyle','none')

fill([0.00134328358208955 0.00134328358208955 0.0013681592039801 0.0013681592039801],[0.00425373134328358 0.00427860696517413 0.00427860696517413 0.00425373134328358],[0.8,0.7,0.4],'LineStyle','none')

fill([0.00139303482587065 0.00139303482587065 0.00141791044776119 0.00141791044776119],[0.00425373134328358 0.00427860696517413 0.00427860696517413 0.00425373134328358],[0.8,0.7,0.4],'LineStyle','none')

fill([0.00141791044776119 0.00141791044776119 0.00144278606965174 0.00144278606965174],[0.00425373134328358 0.00427860696517413 0.00427860696517413 0.00425373134328358],[0.8,0.7,0.4],'LineStyle','none')

fill([0.00144278606965174 0.00144278606965174 0.00146766169154229 0.00146766169154229],[0.00425373134328358 0.00427860696517413 0.00427860696517413 0.00425373134328358],[0.8,0.7,0.4],'LineStyle','none')

fill([0.00146766169154229 0.00146766169154229 0.00149253731343284 0.00149253731343284],[0.00425373134328358 0.00427860696517413 0.00427860696517413 0.00425373134328358],[0.8,0.7,0.4],'LineStyle','none')

fill([0.00149253731343284 0.00149253731343284 0.00151741293532338 0.00151741293532338],[0.00425373134328358 0.00427860696517413 0.00427860696517413 0.00425373134328358],[0.8,0.7,0.4],'LineStyle','none')

fill([0.00151741293532338 0.00151741293532338 0.00154228855721393 0.00154228855721393],[0.00425373134328358 0.00427860696517413 0.00427860696517413 0.00425373134328358],[0.8,0.7,0.4],'LineStyle','none')
